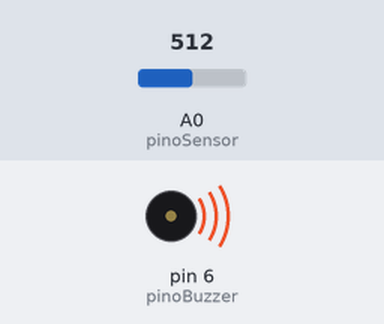
A sketch run on a simulated Arduino Uno, built with avr-gcc and run on an emulated ATmega328P. On the bench: buzzer (waves = sounding). Inputs (shaded band) come from the test bench; at power-on: A0 (pinoSensor) = 512.

Above: at 1.2 s.
1.3 s: A0 (pinoSensor) set to 937
2.8 s: A0 (pinoSensor) set to 966
At 3.7 s:
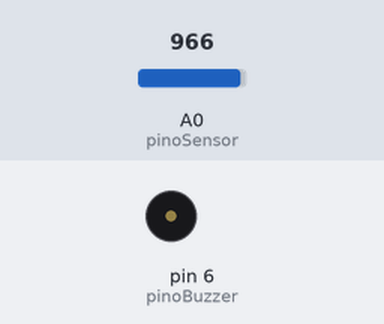
4.3 s: A0 (pinoSensor) set to 940
At 4.8 s:
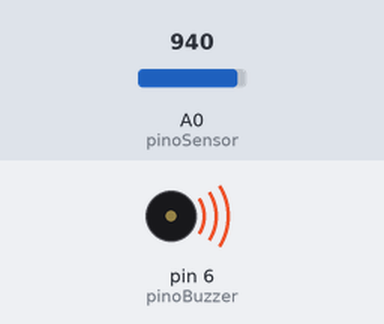
5.8 s: A0 (pinoSensor) set to 960
At 7.1 s:
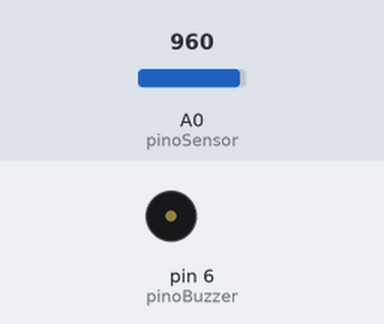
Timing chart, 0 to 8.3 s (numbered marks = the images above; inputs shaded):
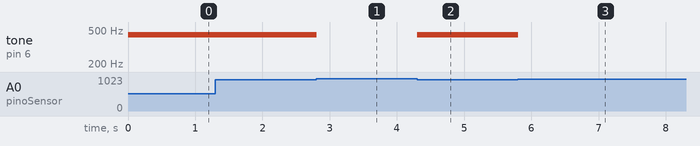

Measured:
- the behaviour switches between 949 and 950 on A0 (pinoSensor) (found by bisection; images 0 and 1)
- after the input at 1.3 s, every drawn part: stays the same
- after the input at 2.8 s, tone on pin 6 (pinoBuzzer): 440 Hz → silent at once
- after the input at 4.3 s, tone on pin 6 (pinoBuzzer): silent → 440 Hz at once
- after the input at 5.8 s, tone on pin 6 (pinoBuzzer): 440 Hz → silent at once

The sketch:

12_alarme_com_sensor_laser.ino
```cpp
// Projeto 11 - Alarme com sensor a laser

int pinoSensor = A0;
int pinoBuzzer = 6;
int valorLuz = 0;

void setup() {
  // configura o pino do buzzer como saída
  pinMode(pinoBuzzer, OUTPUT);
}

void loop() {
  valorLuz = analogRead(pinoSensor);

  if (valorLuz < 950) {
    tone(pinoBuzzer, 440);
  }
  else {
    noTone(pinoBuzzer);
  }

  delay(10);
}
```
